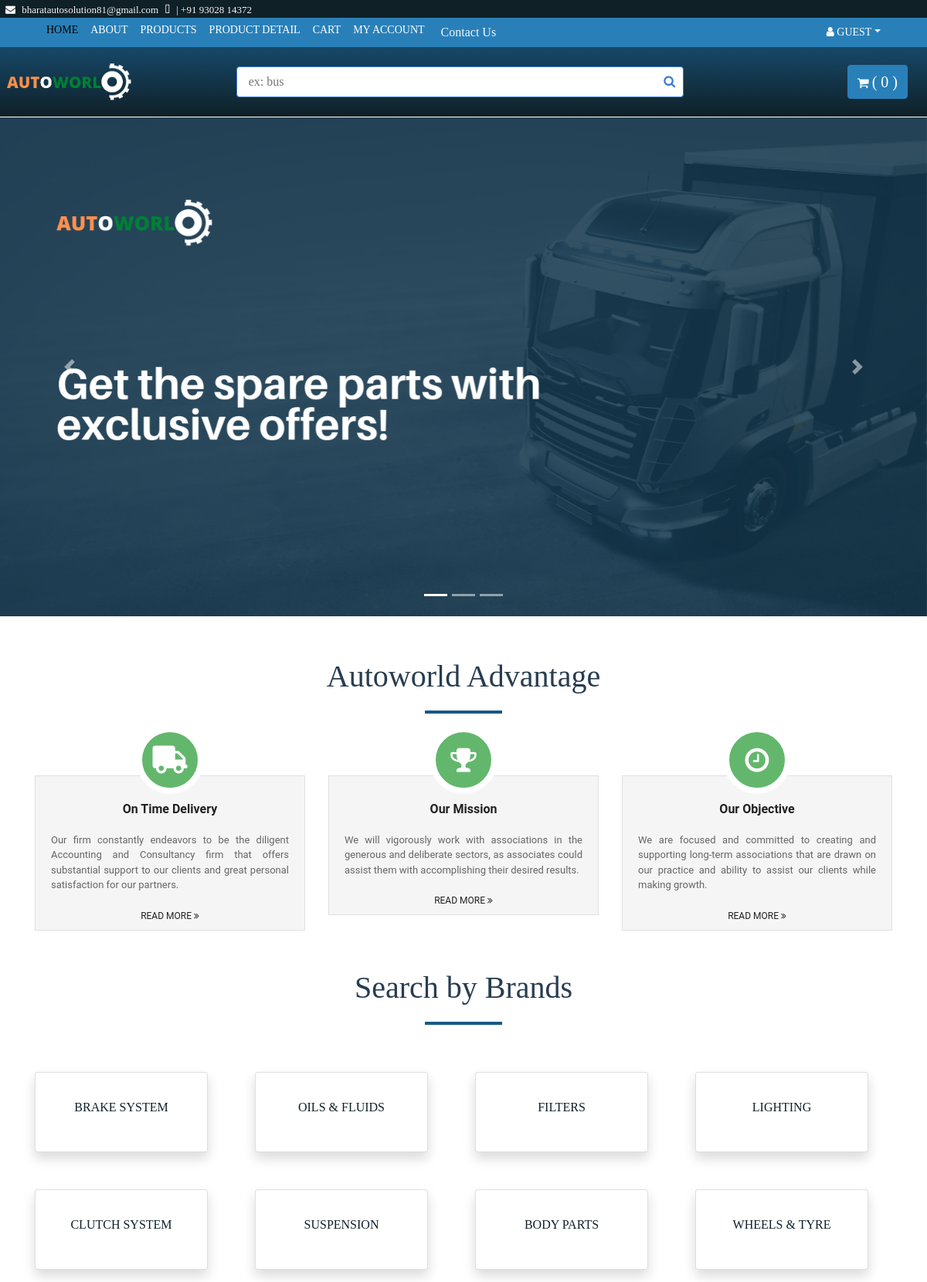
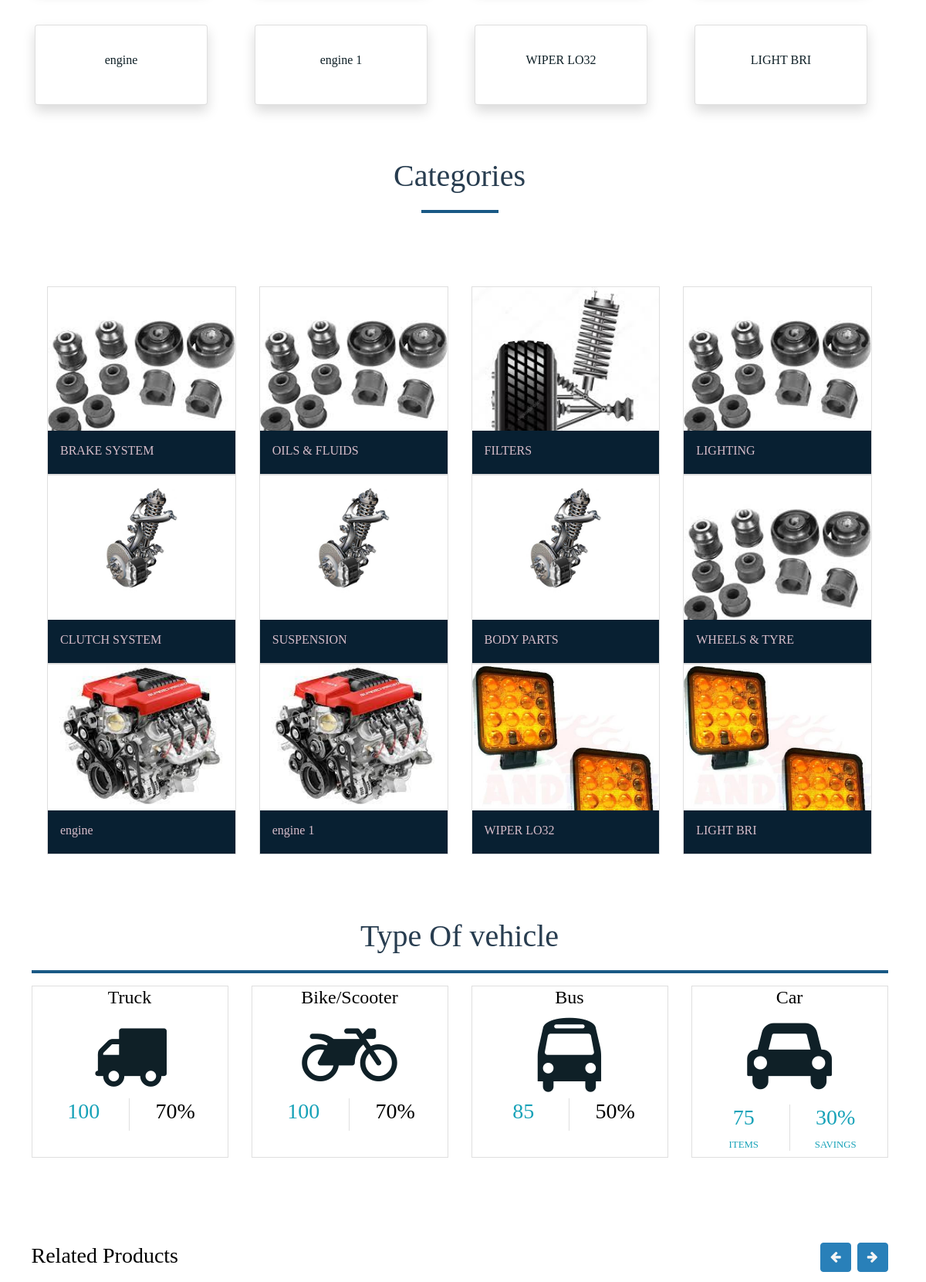
The page / (upper part) on the database its author committed (2 pictures, top to bottom).
### base/models.py (models this page shows, shortened)
class Category(MPTTModel):
    name=models.CharField(max_length=245, unique=True)
    slug=models.SlugField(max_length=255, unique=True)
    image=models.ImageField(
        verbose_name='category image',
        help_text="upload a category image",
        upload_to="images/",
        null=True,
        blank=True,
    )
    parent=TreeForeignKey('self', on_delete=models.CASCADE, null=True, blank=True, related_name="children")
    is_active=models.BooleanField(default=True)
    class MPTTMeta:
        order_insertion_by=['name']

### base/views.py (the view)
# urls.py: path('',views.home, name="home"),
def home(request):
    if request.user.is_authenticated:
        us= request.user
        cust, created = Customer.objects.get_or_create(user=us)
        customer = request.user.customer
        cartItems= nav(HttpRequest, customer)
    else:
        cartItems=0
    products = Product.objects.all()
    cateories = Category.objects.all()
    pro=Product.objects.prefetch_related("product_image").all()
    myFilter=ProductFilter(request.GET, queryset=pro)
    pro=myFilter.qs
    loop=range(1,8)
    return render(request, 'index.html', {'loop':loop,'products':products,'cartItems':cartItems, 'cateories':cateories, 'myFilter':myFilter })

### base/models.py (called while the page is built)
    def __str__(self):
        return str(self.name_of_Manufacturer)

    def __str__(self):
        return str(self.model_name)

    def __str__(self):
        return str(self.title)

### templates/index.html (shortened to what this page needs)
{% extends 'base.html' %}
{% load static %}
{% block content %}
<div id="carouselExampleIndicators" class="carousel slide" data-ride="carousel">
  <ol class="carousel-indicators">
    <li data-target="#carouselExampleIndicators" data-slide-to="0" class="active"></li>
    <li data-target="#carouselExampleIndicators" data-slide-to="1"></li>
    <li data-target="#carouselExampleIndicators" data-slide-to="2"></li>
  </ol>
  <div class="carousel-inner">
    <div class="carousel-item active">
      <img class="d-block w-100" src="{% static 'img/banner45.png' %}" alt="First slide">
    </div>
  </div>
  <a class="carousel-control-prev" href="#carouselExampleIndicators" role="button" data-slide="prev">
    <span class="carousel-control-prev-icon" aria-hidden="true"></span>
  </a>
  <a class="carousel-control-next" href="#carouselExampleIndicators" role="button" data-slide="next">
    <span class="carousel-control-next-icon" aria-hidden="true"></span>
  </a>
</div>
<br>
<br>
<br>
<div class="container">
    <div class="section-header">
        <h1>Autoworld Advantage</h1>
        <hr style="width:100px" , size="2" , color=black>
    </div>
<div class="row">
  <div class="col-xs-12 col-sm-6 col-lg-4">
<div class="box">
  <div class="icon">
    <div class="image"><i class="fas fa-truck "></i></div>
    <div class="info"><br>
      <h3 class="title"><b>On Time Delivery</b></h3>
        <p align="justify">
        Our firm constantly endeavors to be the diligent Accounting and Consultancy firm that offers substantial support to our clients and great personal satisfaction for our partners.
      </p>
      <div class="more">
        <a href="{url 'about'}" title="Title Link">
          Read More <i class="fa fa-angle-double-right"></i>
        </a>
      </div>
    </div>
  </div>
  <div class="space"></div>
</div>
</div>
  <div class="col-xs-12 col-sm-6 col-lg-4">
<div class="box">
  <div class="icon">
    <div class="image"><i class="fa fa-trophy "></i></div>
    <div class="info"><br>
      <h3 class="title"><b>Our Mission</b></h3>
        <p align="justify">
        We will vigorously work with associations in the generous and deliberate sectors, as associates could assist them with accomplishing their desired results.
</p>
      <div class="more">
        <a href="pages/about.php" title="Title Link">
          Read More <i class="fa fa-angle-double-right"></i>
        </a>
      </div>
    </div>
  </div>
  <div class="space"></div>
</div>
</div>
  <div class="col-xs-12 col-sm-6 col-lg-4">
<div class="box">
  <div class="icon">
    <div class="image"><i class="fa fa-clock-o"></i></div>
    <div class="info"><br>
      <h3 class="title"><b>Our Objective</b></h3>
        <p align="justify">
        We are focused and committed to creating and supporting long-term associations that are drawn on our practice and ability to assist our clients while making growth.
          </p>
      <div class="more">
        <a href="pages/about.php" title="Title Link">
          Read More <i class="fa fa-angle-double-right"></i>
        </a>
      </div>
    </div>
  </div>
  <div class="space"></div>
</div>
</div>
</div>
</div>
  <div class="container">
    <div class="product">
      <div class="section-header">
          <h1>Search by Brands</h1>
          <hr style="width:100px" , size="2" , color=black>
      </div>
    <div class="row">
        {% for cateorie in cateories %}
        <div class="col-sm-3">
          <a href="{% url 'category' slug=cateorie.slug %}">
        <div class="card  shadow p-3 mb-5 bg-white rounded" style="width: 14rem; height: fit-content;">
          <div class="card-body">
            <p class="card-title text-center">{{cateorie.name}}</p>
          </div>
        </div>
        </a>
        </div>
           {% endfor %}
    </div>
    </div>
  </div>
  <div class="container-fluid">
    <div class="product">
      <div class="section-header">
          <h1>Categories</h1>
          <hr style="width:100px", size="2", color=black>
      </div>
    <ul class="cards">
      <div class="row">
        {% for cateorie in cateories %}
          <div class="col-md-3">
          <li style="display: inline;">
            <a href="{% url 'category' slug=cateorie.slug %}" class="card">
              <img src="{{cateorie.image.url}}" class="card__image" alt="" />
              <div class="card__overlay">
                <div class="card__header">
                  <div class="card__header-text">
                    <h3 class="card__title"> {{cateorie.name}}</h3>
                  </div>
                </div>
              </div>
            </a>
          </li>
      </div>
      {% endfor %}
      </div>
        </ul>
  </div>
<br>
<div class="container">
  <div class="section-header">
    <h1>Type Of vehicle</h1>
  </div>
  <hr>
  <div class="row my-2">
    <div class="col-md-3">
      <div class="card text-center h-100">
        <div class="card-block">
          <h4 class="card-title">Truck</h4>
          <form method="GET" action="{% url 'products' %}"id="form-id">
            <a href="#" onclick="document.getElementById('form-id').submit();"><h2><i class="fa fa-truck fa-3x"></i></h2>  </a>
         </form>
        </div>
        <div class="row px-2 no-gutters">
          <div class="col-6">
            <h3 class="card card-block text-info border-top-0 border-left-0 border-bottom-0">100</h3>
          </div>
          <div class="col-6">
            <h3 class="card card-block border-0">70%</h3>
          </div>
        </div>
      </div>
    </div>
    <div class="col-md-3">
      <div class="card text-center h-100">
        <div class="card-block">
          <form method="GET" action="{% url 'products' %}" id="form-id1">
          <h4 class="card-title">Bike/Scooter</h4>
            <a href="#" onclick="document.getElementById('form-id1').submit();"><h2><i class="fa fa-motorcycle fa-3x"></i></h2> </a>
            </form>
        </div>
        <div class="row px-2 no-gutters">
          <div class="col-6">
            <h3 class="card card-block text-info border-top-0 border-left-0 border-bottom-0">100</h3>
          </div>
          <div class="col-6">
            <h3 class="card card-block border-0">70%</h3>
          </div>
        </div>
      </div>
    </div>
    <div class="col-md-3">
      <div class="card text-center h-100">
        <div class="card-block">
          <h4 class="card-title">Bus</h4>
          <form method="GET" action="{% url 'products' %}" id="form-id2">
                    <a href="#" onclick="document.getElementById('form-id2').submit();">
                  <h2><i class="fa fa-bus fa-3x"></i></h2>
                    </a>
                    </form>
        </div>
        <div class="row px-2 no-gutters">
          <div class="col-6">
            <h3 class="card card-block text-info border-top-0 border-left-0 border-bottom-0">85</h3>
          </div>
          <div class="col-6">
            <h3 class="card card-block border-0">50%</h3>
          </div>
        </div>
      </div>
    </div>
    <div class="col-md-3">
      <div class="card text-center h-100 card-info">
        <div class="card-block">
          <h4 class="card-title">Car</h4>
          <form method="GET" action="{% url 'products' %}" id="form-id3">
          <a href="#" onclick="document.getElementById('form-id3').submit();">
            <h2><i class="fa fa-car fa-3x"></i></h2>
          </a>
          </form>
        </div>
        <div class="row p-2 no-gutters rounded">
          <div class="col-6 rounded">
            <div class="card card-block text-info rounded-0 border-left-0 border-right-0 border-top-0 border-bottom-0">
              <h3>75</h3>
              <span class="small text-uppercase">items</span>
            </div>
          </div>
          <div class="col-6 rounded">
            <div class="card card-block text-info rounded-0 border-right-0 border-top-0 border-bottom-0">
              <h3>30%</h3>
              <span class="small text-uppercase">savings</span>
            </div>
          </div>
        </div>
      </div>
    </div>
  </div>
</div>
  <br>
  <br>
  <br>
    <div class="">
              {% include 'product_display.html' %}
      </div>
<br>
<br>
<br>
<link rel="stylesheet" href="https://maxcdn.bootstrapcdn.com/font-awesome/4.5.0/css/font-awesome.min.css">
{% endblock content %}

### static/styles/main.css (style rules this page uses)
body { color: rgb(0, 0, 0); font-family:'Times New Roman'; font-weight: 400; background: #ffffff; font-size: 16px; line-height: normal; }
a { color: #0f2027; }
hr { margin-top: 20px; padding: 2px 0; border: none; background-color: #195985; letter-spacing: 5px; }
h1 { font-family:'Times New Roman'; font-weight: 400; }
h2 { font-family:'Times New Roman'; font-weight: 400; }
@media (min-width: 992px) { .container-fluid { margin-top: 0px; padding-right: 10px; padding-left: 1px; } }
.section-header { font-size: 36px; color: #283d50; text-align: center; font-weight: 500; position: relative; }
.product .section-header { margin-bottom: 30px; padding: 20px 30px 15px 30px; background: #ffffff; }
.cards { display: grid; grid-template-columns: repeat(auto-fit, minmax(300px, 1fr)); gap: 2rem; margin: 4rem 5vw; padding: 0; list-style-type: none; }
.card { position: relative; display: block; height: 100%; border-radius: calc(var(--curve) * 1px); overflow: hidden; text-decoration: none; }
.card__image { width: 100%; height: auto; }
.card__overlay { position: absolute; bottom: 0; left: 0; right: 0; z-index: 1; border-radius: calc(var(--curve) * 1px); background-color: var(--surface-color); transform: translateY(100%); transition: .2s ease-in-out; }
.card__header { position: relative; display: flex; align-items: center; gap: 2em; padding: 1em; border-radius: calc(var(--curve) * 1px) 0 0 0; background-color: #082032; transform: translateY(-100%); transition: .2s ease-in-out; }
.card__title { font-size: 1em; margin: 0 0 .3em; color: #D7BDCA; }
.box > .icon { text-align: center; position: relative; }
.box > .icon > .image { position: relative; z-index: 2; margin: auto; width: 88px; height: 88px; border: 8px solid white; line-height: 88px; border-radius: 50%; background: #63B76C; vertical-align: middle; }
.box > .icon > .image > i { font-size: 36px !important; color: #fff !important; }
.box > .icon > .info { margin-top: -24px; background: rgba(0, 0, 0, 0.04); border: 1px solid #e0e0e0; padding: 15px 0 10px 0; }
.box > .icon > .info > h3.title { font-family: "Roboto",sans-serif !important; font-size: 16px; color: #222; font-weight: 500; }
.box > .icon > .info > p { font-family: "Roboto",sans-serif !important; font-size: 13px; color: #666; line-height: 1.5em; margin: 20px; }
.box > .icon > .info > .more a { font-family: "Roboto",sans-serif !important; font-size: 12px; color: #222; line-height: 12px; text-transform: uppercase; text-decoration: none; }
.box .space { height: 30px; }

### rows shown on the page
Category: name "BRAKE SYSTEM", image (picture)
Category: name "OILS & FLUIDS", image (picture)
Category: name "FILTERS", image (picture)
Category: name "LIGHTING", image (picture)
Category: name "CLUTCH SYSTEM", image (picture)
Category: name "SUSPENSION", image (picture)
Category: name "BODY PARTS", image (picture)
Category: name "WHEELS & TYRE", image (picture)
Category: name "engine", image (picture)
Category: name "engine 1", image (picture)
Category: name "WIPER LO32", image (picture)
Category: name "LIGHT BRI", image (picture)

### other values the page prints
{{ cartItems }} "0"
